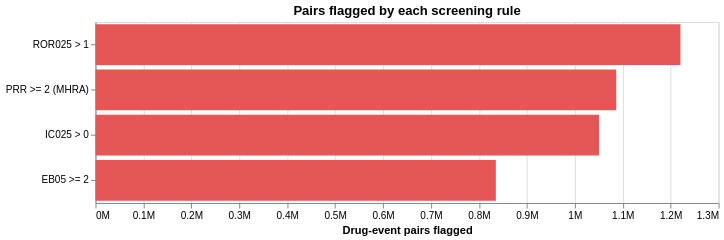

Here is the Vega-Lite specification saved for this chart:
### Vega-Lite specification from a JSON file in a GitHub repository (floating-point values rounded to 4 significant figures)
{"config": {"view": {"continuousWidth": 300, "continuousHeight": 300}}, "data": {"name": "data-11265c278d5b232fff45810be4e1784d"}, "mark": {"type": "bar", "color": "#E45756"}, "encoding": {"tooltip": [{"field": "pairs", "format": ",", "type": "quantitative"}], "x": {"axis": {"format": "~s"}, "field": "pairs", "title": "Drug-event pairs flagged", "type": "quantitative"}, "y": {"field": "measure", "sort": "-x", "title": null, "type": "nominal"}}, "height": 180, "title": "Pairs flagged by each screening rule", "width": 620, "$schema": "https://vega.github.io/schema/vega-lite/v6.1.0.json", "datasets": {"data-11265c278d5b232fff45810be4e1784d": [{"measure": "ROR025 > 1", "pairs": 1220498}, {"measure": "PRR >= 2 (MHRA)", "pairs": 1086504}, {"measure": "IC025 > 0", "pairs": 1050583}, {"measure": "EB05 >= 2", "pairs": 835291}]}}
